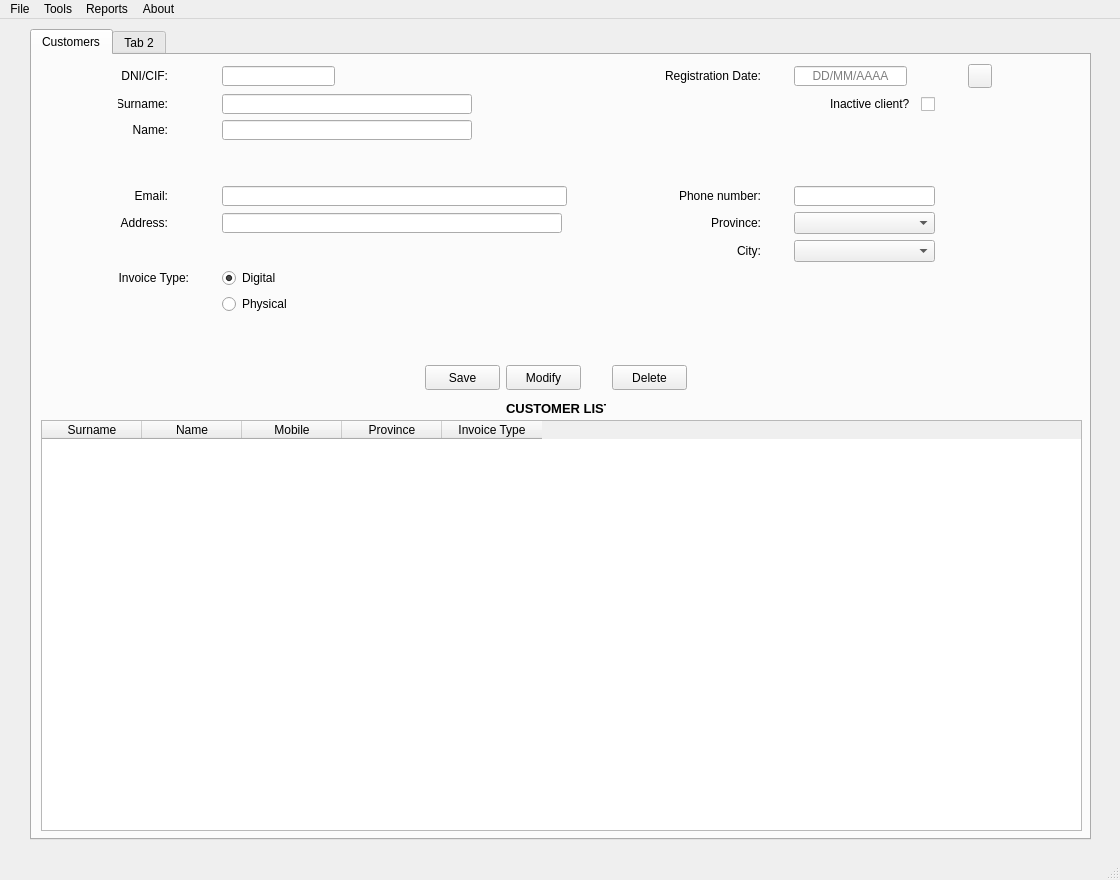
<?xml version="1.0" encoding="UTF-8"?>
<ui version="4.0">
 <class>main_window</class>
 <widget class="QMainWindow" name="main_window">
  <property name="geometry">
   <rect>
    <x>0</x>
    <y>0</y>
    <width>1120</width>
    <height>880</height>
   </rect>
  </property>
  <property name="windowTitle">
   <string>Megaturboempresa Teis</string>
  </property>
  <widget class="QWidget" name="centralwidget">
   <widget class="QTabWidget" name="tabWidget_main">
    <property name="geometry">
     <rect>
      <x>30</x>
      <y>10</y>
      <width>1061</width>
      <height>811</height>
     </rect>
    </property>
    <property name="layoutDirection">
     <enum>Qt::LeftToRight</enum>
    </property>
    <property name="currentIndex">
     <number>0</number>
    </property>
    <widget class="QWidget" name="tab_customers">
     <attribute name="title">
      <string>Customers</string>
     </attribute>
     <widget class="QTableWidget" name="tableWidget">
      <property name="geometry">
       <rect>
        <x>9</x>
        <y>365</y>
        <width>1041</width>
        <height>411</height>
       </rect>
      </property>
      <column>
       <property name="text">
        <string>Surname</string>
       </property>
      </column>
      <column>
       <property name="text">
        <string>Name</string>
       </property>
      </column>
      <column>
       <property name="text">
        <string>Mobile</string>
       </property>
      </column>
      <column>
       <property name="text">
        <string>Province</string>
       </property>
      </column>
      <column>
       <property name="text">
        <string>Invoice Type</string>
       </property>
      </column>
     </widget>
     <widget class="QWidget" name="">
      <property name="geometry">
       <rect>
        <x>9</x>
        <y>9</y>
        <width>1031</width>
        <height>294</height>
       </rect>
      </property>
      <layout class="QGridLayout" name="gridLayout">
       <property name="leftMargin">
        <number>50</number>
       </property>
       <property name="rightMargin">
        <number>50</number>
       </property>
       <item row="3" column="2">
        <spacer name="horizontalSpacer">
         <property name="orientation">
          <enum>Qt::Horizontal</enum>
         </property>
         <property name="sizeType">
          <enum>QSizePolicy::Fixed</enum>
         </property>
         <property name="sizeHint" stdset="0">
          <size>
           <width>60</width>
           <height>20</height>
          </size>
         </property>
        </spacer>
       </item>
       <item row="2" column="1">
        <widget class="QLineEdit" name="txt_name">
         <property name="minimumSize">
          <size>
           <width>250</width>
           <height>0</height>
          </size>
         </property>
         <property name="maximumSize">
          <size>
           <width>250</width>
           <height>20</height>
          </size>
         </property>
        </widget>
       </item>
       <item row="5" column="0">
        <widget class="QLabel" name="lbl_email">
         <property name="maximumSize">
          <size>
           <width>50</width>
           <height>20</height>
          </size>
         </property>
         <property name="layoutDirection">
          <enum>Qt::LeftToRight</enum>
         </property>
         <property name="text">
          <string>Email:</string>
         </property>
         <property name="alignment">
          <set>Qt::AlignRight|Qt::AlignTrailing|Qt::AlignVCenter</set>
         </property>
        </widget>
       </item>
       <item row="5" column="4">
        <widget class="QLineEdit" name="txt_phone">
         <property name="maximumSize">
          <size>
           <width>141</width>
           <height>20</height>
          </size>
         </property>
        </widget>
       </item>
       <item row="6" column="1">
        <widget class="QLineEdit" name="txt_address">
         <property name="minimumSize">
          <size>
           <width>250</width>
           <height>0</height>
          </size>
         </property>
         <property name="maximumSize">
          <size>
           <width>340</width>
           <height>20</height>
          </size>
         </property>
        </widget>
       </item>
       <item row="6" column="4">
        <widget class="QComboBox" name="cmb_provinces">
         <property name="maximumSize">
          <size>
           <width>150</width>
           <height>22</height>
          </size>
         </property>
        </widget>
       </item>
       <item row="1" column="0">
        <widget class="QLabel" name="lbl_surname">
         <property name="maximumSize">
          <size>
           <width>50</width>
           <height>20</height>
          </size>
         </property>
         <property name="text">
          <string>Surname:</string>
         </property>
         <property name="alignment">
          <set>Qt::AlignRight|Qt::AlignTrailing|Qt::AlignVCenter</set>
         </property>
        </widget>
       </item>
       <item row="0" column="5">
        <widget class="QPushButton" name="btn_calendar">
         <property name="minimumSize">
          <size>
           <width>24</width>
           <height>24</height>
          </size>
         </property>
         <property name="maximumSize">
          <size>
           <width>24</width>
           <height>24</height>
          </size>
         </property>
         <property name="text">
          <string/>
         </property>
         <property name="icon">
          <iconset>
           <normaloff>../img/calendar.png</normaloff>../img/calendar.png</iconset>
         </property>
         <property name="iconSize">
          <size>
           <width>32</width>
           <height>32</height>
          </size>
         </property>
        </widget>
       </item>
       <item row="5" column="1">
        <widget class="QLineEdit" name="txt_email">
         <property name="minimumSize">
          <size>
           <width>250</width>
           <height>0</height>
          </size>
         </property>
         <property name="maximumSize">
          <size>
           <width>345</width>
           <height>20</height>
          </size>
         </property>
        </widget>
       </item>
       <item row="0" column="1">
        <widget class="QLineEdit" name="txt_dnicif">
         <property name="maximumSize">
          <size>
           <width>113</width>
           <height>20</height>
          </size>
         </property>
        </widget>
       </item>
       <item row="6" column="0">
        <widget class="QLabel" name="lbl_address">
         <property name="maximumSize">
          <size>
           <width>50</width>
           <height>20</height>
          </size>
         </property>
         <property name="layoutDirection">
          <enum>Qt::LeftToRight</enum>
         </property>
         <property name="text">
          <string>Address:</string>
         </property>
         <property name="alignment">
          <set>Qt::AlignRight|Qt::AlignTrailing|Qt::AlignVCenter</set>
         </property>
        </widget>
       </item>
       <item row="0" column="4">
        <widget class="QLineEdit" name="txt_registrationdate">
         <property name="maximumSize">
          <size>
           <width>113</width>
           <height>20</height>
          </size>
         </property>
         <property name="text">
          <string/>
         </property>
         <property name="alignment">
          <set>Qt::AlignCenter</set>
         </property>
         <property name="placeholderText">
          <string>DD/MM/AAAA</string>
         </property>
        </widget>
       </item>
       <item row="5" column="3">
        <widget class="QLabel" name="lbl_phone">
         <property name="layoutDirection">
          <enum>Qt::LeftToRight</enum>
         </property>
         <property name="text">
          <string>Phone number:</string>
         </property>
         <property name="alignment">
          <set>Qt::AlignRight|Qt::AlignTrailing|Qt::AlignVCenter</set>
         </property>
        </widget>
       </item>
       <item row="7" column="3">
        <widget class="QLabel" name="lbl_city">
         <property name="layoutDirection">
          <enum>Qt::LeftToRight</enum>
         </property>
         <property name="text">
          <string>City:</string>
         </property>
         <property name="alignment">
          <set>Qt::AlignRight|Qt::AlignTrailing|Qt::AlignVCenter</set>
         </property>
        </widget>
       </item>
       <item row="7" column="4">
        <widget class="QComboBox" name="cmb_cities">
         <property name="maximumSize">
          <size>
           <width>150</width>
           <height>22</height>
          </size>
         </property>
        </widget>
       </item>
       <item row="8" column="0">
        <widget class="QLabel" name="lbl_invoice">
         <property name="maximumSize">
          <size>
           <width>80</width>
           <height>20</height>
          </size>
         </property>
         <property name="text">
          <string>Invoice Type:</string>
         </property>
         <property name="alignment">
          <set>Qt::AlignRight|Qt::AlignTrailing|Qt::AlignVCenter</set>
         </property>
        </widget>
       </item>
       <item row="1" column="1">
        <widget class="QLineEdit" name="txt_surname">
         <property name="minimumSize">
          <size>
           <width>250</width>
           <height>0</height>
          </size>
         </property>
         <property name="maximumSize">
          <size>
           <width>250</width>
           <height>20</height>
          </size>
         </property>
        </widget>
       </item>
       <item row="6" column="3">
        <widget class="QLabel" name="lbl_province">
         <property name="layoutDirection">
          <enum>Qt::LeftToRight</enum>
         </property>
         <property name="text">
          <string>Province:</string>
         </property>
         <property name="alignment">
          <set>Qt::AlignRight|Qt::AlignTrailing|Qt::AlignVCenter</set>
         </property>
        </widget>
       </item>
       <item row="0" column="0">
        <widget class="QLabel" name="lbl_dnicif">
         <property name="maximumSize">
          <size>
           <width>50</width>
           <height>20</height>
          </size>
         </property>
         <property name="text">
          <string>DNI/CIF:</string>
         </property>
         <property name="alignment">
          <set>Qt::AlignRight|Qt::AlignTrailing|Qt::AlignVCenter</set>
         </property>
        </widget>
       </item>
       <item row="0" column="3">
        <widget class="QLabel" name="lbl_registrationdate">
         <property name="maximumSize">
          <size>
           <width>101</width>
           <height>20</height>
          </size>
         </property>
         <property name="text">
          <string>Registration Date:</string>
         </property>
         <property name="alignment">
          <set>Qt::AlignRight|Qt::AlignTrailing|Qt::AlignVCenter</set>
         </property>
        </widget>
       </item>
       <item row="1" column="4">
        <widget class="QCheckBox" name="chk_inactive">
         <property name="maximumSize">
          <size>
           <width>115</width>
           <height>25</height>
          </size>
         </property>
         <property name="layoutDirection">
          <enum>Qt::RightToLeft</enum>
         </property>
         <property name="text">
          <string>Inactive client?  </string>
         </property>
        </widget>
       </item>
       <item row="2" column="0">
        <widget class="QLabel" name="lbl_name">
         <property name="maximumSize">
          <size>
           <width>50</width>
           <height>20</height>
          </size>
         </property>
         <property name="layoutDirection">
          <enum>Qt::LeftToRight</enum>
         </property>
         <property name="text">
          <string>Name:</string>
         </property>
         <property name="alignment">
          <set>Qt::AlignRight|Qt::AlignTrailing|Qt::AlignVCenter</set>
         </property>
        </widget>
       </item>
       <item row="9" column="1">
        <widget class="QRadioButton" name="rbt_digitalbill_2">
         <property name="maximumSize">
          <size>
           <width>71</width>
           <height>20</height>
          </size>
         </property>
         <property name="text">
          <string>Physical</string>
         </property>
         <attribute name="buttonGroup">
          <string notr="true">groupbtn_billing</string>
         </attribute>
        </widget>
       </item>
       <item row="8" column="1">
        <widget class="QRadioButton" name="rbt_digitalbill">
         <property name="maximumSize">
          <size>
           <width>71</width>
           <height>20</height>
          </size>
         </property>
         <property name="text">
          <string>Digital</string>
         </property>
         <property name="checked">
          <bool>true</bool>
         </property>
         <attribute name="buttonGroup">
          <string notr="true">groupbtn_billing</string>
         </attribute>
        </widget>
       </item>
       <item row="3" column="1">
        <spacer name="verticalSpacer">
         <property name="orientation">
          <enum>Qt::Vertical</enum>
         </property>
         <property name="sizeType">
          <enum>QSizePolicy::Fixed</enum>
         </property>
         <property name="sizeHint" stdset="0">
          <size>
           <width>20</width>
           <height>40</height>
          </size>
         </property>
        </spacer>
       </item>
       <item row="10" column="1">
        <spacer name="verticalSpacer_2">
         <property name="orientation">
          <enum>Qt::Vertical</enum>
         </property>
         <property name="sizeType">
          <enum>QSizePolicy::Fixed</enum>
         </property>
         <property name="sizeHint" stdset="0">
          <size>
           <width>20</width>
           <height>40</height>
          </size>
         </property>
        </spacer>
       </item>
      </layout>
     </widget>
     <widget class="QWidget" name="">
      <property name="geometry">
       <rect>
        <x>393</x>
        <y>310</y>
        <width>264</width>
        <height>56</height>
       </rect>
      </property>
      <layout class="QGridLayout" name="gridLayout_2">
       <item row="0" column="0">
        <widget class="QPushButton" name="btn_save">
         <property name="maximumSize">
          <size>
           <width>75</width>
           <height>25</height>
          </size>
         </property>
         <property name="text">
          <string>Save</string>
         </property>
        </widget>
       </item>
       <item row="0" column="1">
        <widget class="QPushButton" name="btn_modify">
         <property name="sizePolicy">
          <sizepolicy hsizetype="Minimum" vsizetype="Fixed">
           <horstretch>0</horstretch>
           <verstretch>0</verstretch>
          </sizepolicy>
         </property>
         <property name="maximumSize">
          <size>
           <width>75</width>
           <height>25</height>
          </size>
         </property>
         <property name="focusPolicy">
          <enum>Qt::WheelFocus</enum>
         </property>
         <property name="layoutDirection">
          <enum>Qt::LeftToRight</enum>
         </property>
         <property name="text">
          <string>Modify</string>
         </property>
        </widget>
       </item>
       <item row="0" column="2">
        <widget class="QPushButton" name="btn_delete">
         <property name="maximumSize">
          <size>
           <width>75</width>
           <height>25</height>
          </size>
         </property>
         <property name="text">
          <string>Delete</string>
         </property>
        </widget>
       </item>
       <item row="1" column="1">
        <widget class="QLabel" name="lbl_customerlist">
         <property name="minimumSize">
          <size>
           <width>100</width>
           <height>25</height>
          </size>
         </property>
         <property name="maximumSize">
          <size>
           <width>100</width>
           <height>25</height>
          </size>
         </property>
         <property name="font">
          <font>
           <pointsize>10</pointsize>
           <weight>75</weight>
           <bold>true</bold>
          </font>
         </property>
         <property name="text">
          <string>CUSTOMER LIST</string>
         </property>
         <property name="textFormat">
          <enum>Qt::RichText</enum>
         </property>
         <property name="alignment">
          <set>Qt::AlignCenter</set>
         </property>
        </widget>
       </item>
      </layout>
     </widget>
    </widget>
    <widget class="QWidget" name="tab_2">
     <attribute name="title">
      <string>Tab 2</string>
     </attribute>
    </widget>
   </widget>
  </widget>
  <widget class="QMenuBar" name="menubar">
   <property name="geometry">
    <rect>
     <x>0</x>
     <y>0</y>
     <width>1120</width>
     <height>21</height>
    </rect>
   </property>
   <widget class="QMenu" name="menuFile">
    <property name="title">
     <string>File</string>
    </property>
   </widget>
   <widget class="QMenu" name="menuTools">
    <property name="title">
     <string>Tools</string>
    </property>
   </widget>
   <widget class="QMenu" name="menuReports">
    <property name="title">
     <string>Reports</string>
    </property>
   </widget>
   <widget class="QMenu" name="menuAbout">
    <property name="title">
     <string>About</string>
    </property>
   </widget>
   <addaction name="menuFile"/>
   <addaction name="menuTools"/>
   <addaction name="menuReports"/>
   <addaction name="menuAbout"/>
  </widget>
  <widget class="QStatusBar" name="statusbar"/>
 </widget>
 <resources/>
 <connections/>
 <buttongroups>
  <buttongroup name="groupbtn_billing"/>
 </buttongroups>
</ui>
